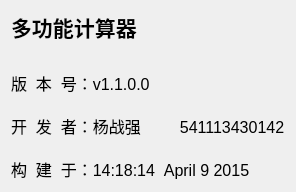
<?xml version="1.0" encoding="UTF-8"?>
<ui version="4.0">
 <class>AboutCalculate</class>
 <widget class="QDialog" name="AboutCalculate">
  <property name="geometry">
   <rect>
    <x>0</x>
    <y>0</y>
    <width>290</width>
    <height>159</height>
   </rect>
  </property>
  <property name="windowTitle">
   <string>多功能计算器</string>
  </property>
  <property name="windowIcon">
   <iconset resource="painter/cal.qrc">
    <normaloff>:/images/cal.png</normaloff>:/images/cal.png</iconset>
  </property>
  <layout class="QHBoxLayout" name="horizontalLayout">
   <item>
    <widget class="QLabel" name="label">
     <property name="text">
      <string>&lt;!DOCTYPE HTML PUBLIC &quot;-//W3C//DTD HTML 4.0//EN&quot; &quot;http://www.w3.org/TR/REC-html40/strict.dtd&quot;&gt;
&lt;html&gt;&lt;head&gt;&lt;meta name=&quot;qrichtext&quot; content=&quot;1&quot; /&gt;&lt;style type=&quot;text/css&quot;&gt;
p, li { white-space: pre-wrap; }
&lt;/style&gt;&lt;/head&gt;&lt;body style=&quot; font-family:'SimSun'; font-size:9pt; font-weight:400; font-style:normal;&quot;&gt;
&lt;p style=&quot; margin-top:0px; margin-bottom:0px; margin-left:0px; margin-right:0px; -qt-block-indent:0; text-indent:0px;&quot;&gt;&lt;span style=&quot; font-size:16pt; font-weight:600;&quot;&gt;多功能计算器&lt;/span&gt;&lt;/p&gt;
&lt;p style=&quot;-qt-paragraph-type:empty; margin-top:0px; margin-bottom:0px; margin-left:0px; margin-right:0px; -qt-block-indent:0; text-indent:0px; font-size:18pt; font-weight:600;&quot;&gt;&lt;/p&gt;
&lt;p style=&quot; margin-top:0px; margin-bottom:0px; margin-left:0px; margin-right:0px; -qt-block-indent:0; text-indent:0px;&quot;&gt;&lt;span style=&quot; font-size:12pt;&quot;&gt;版  本  号：v1.1.0.0&lt;/span&gt;&lt;/p&gt;
&lt;p style=&quot;-qt-paragraph-type:empty; margin-top:0px; margin-bottom:0px; margin-left:0px; margin-right:0px; -qt-block-indent:0; text-indent:0px; font-size:12pt;&quot;&gt;&lt;/p&gt;
&lt;p style=&quot; margin-top:0px; margin-bottom:0px; margin-left:0px; margin-right:0px; -qt-block-indent:0; text-indent:0px;&quot;&gt;&lt;span style=&quot; font-size:12pt;&quot;&gt;开  发  者：杨战强	  541113430142&lt;/span&gt;&lt;/p&gt;
&lt;p style=&quot;-qt-paragraph-type:empty; margin-top:0px; margin-bottom:0px; margin-left:0px; margin-right:0px; -qt-block-indent:0; text-indent:0px; font-size:12pt;&quot;&gt;&lt;/p&gt;
&lt;p style=&quot; margin-top:0px; margin-bottom:0px; margin-left:0px; margin-right:0px; -qt-block-indent:0; text-indent:0px;&quot;&gt;&lt;span style=&quot; font-size:12pt;&quot;&gt;构  建  于：14:18:14  April 9 2015&lt;/span&gt;&lt;/p&gt;&lt;/body&gt;&lt;/html&gt;</string>
     </property>
    </widget>
   </item>
  </layout>
 </widget>
 <resources>
  <include location="painter/cal.qrc"/>
 </resources>
 <connections/>
</ui>
